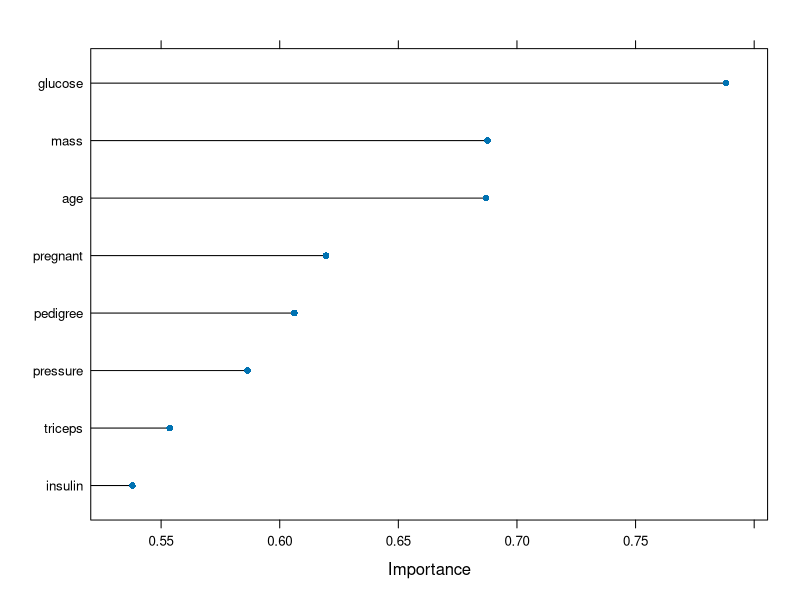
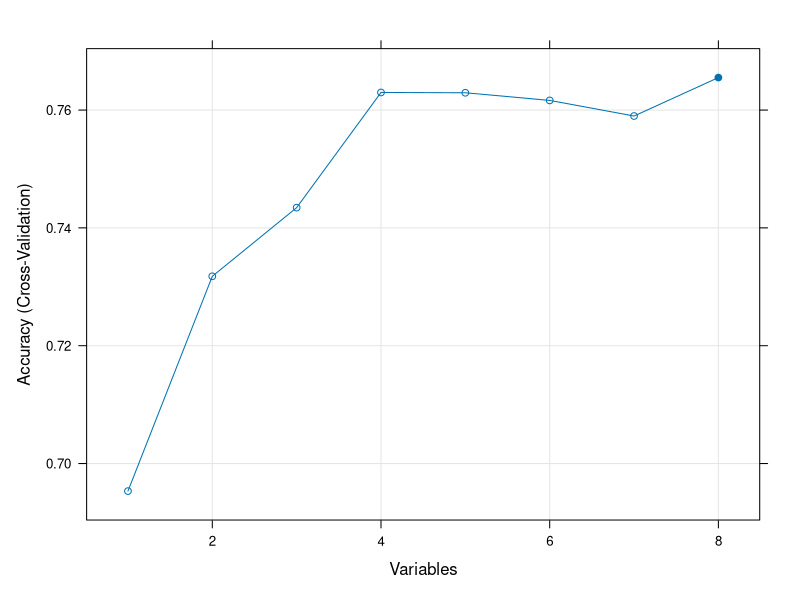

Reproduce these figures in R, in order.
#!/usr/bin/r

#http://machinelearningmastery.com/feature-selection-with-the-caret-r-package/
    
set.seed(7)

# install.packages("mlbench")
# install.packages("caret")
# install.packages("pROC")

library(mlbench)
library(caret)

data(PimaIndiansDiabetes)

# look for correlations
correlationMatrix <- cor(PimaIndiansDiabetes[,1:8])
print(correlationMatrix)
highlyCorrelated<-findCorrelation(correlationMatrix, cutoff=0.5)
print(highlyCorrelated)

# use caret to display feature importance
control <- trainControl(method="repeatedcv", number=10, repeats=3)
model <- train(diabetes~., data=PimaIndiansDiabetes, method="lvq", preProcess="scale", trControl=control)
importance <- varImp(model, scale=FALSE)
print(importance)
plot(importance)

# automatic feature selection
control <- rfeControl(functions=rfFuncs, method="cv", number=10)
results <- rfe(PimaIndiansDiabetes[,1:8], PimaIndiansDiabetes[,9], sizes=c(1:8), rfeControl=control)

print(results)
predictors(results)
plot(results,type=c("g","o"))
